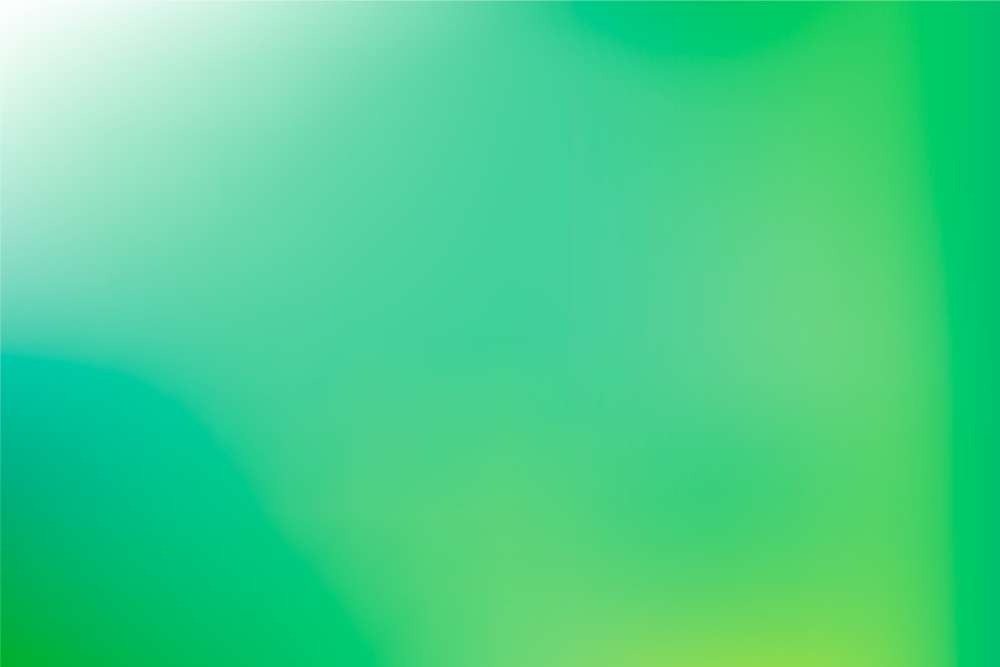
#> input picture bg_main.jpg, 3000 x 2000 px, found by its file name (shown at 1/3 size); its folder holds only this picture in this run
$ python -i 8testing.py   (imports and definitions only)
#> lines starting #> are read from the running program, lines starting #| are printed output that depends on the picture
from tkinter import *
from PIL import Image, ImageTk, ImageDraw, ImageFont
import RPi.GPIO as GPIO
import time
import sys
import signal
import random
import qrcode
from datetime import datetime

# ================= KONFIGURASI GPIO =================
BUTTON_PIN1 = 27 #botol
BUTTON_PIN2 = 22 #tutup botol
OUTPUT_PIN  = 6  #output ke arduino
START_PIN = 5 #button mulai

# [7 lines not run here, left out]

# ================= KONFIGURASI TAMPILAN =================
BG_MAIN_PATH  = "/home/aria/Desktop/atmsampah-v1-irsensor-2026/bg_main.jpg"
BG_FRAME_PATH = "/home/aria/Desktop/atmsampah-v1-irsensor-2026/bg_frame.jpg"
SAVE_PATH     = "/home/aria/Desktop/atmsampah-v1-irsensor-2026/saveData.txt"

WINDOW_W = 1024
WINDOW_H = 600

# Karena tidak ada lagi lookup barcode produk, nilai poin per botol dibuat tetap.
POIN_PER_BOTOL = 50

last_state = None
start_busy = False

bottle = 0
saldo  = 0
trxId  = None


# [6 lines left out: function signal_handler, not called in this run]


# [1 line not run here, left out]


def getPixelColor(img, x, y):
    r, g, b = img.getpixel((x, y))[:3]
    return f"#{r:02x}{g:02x}{b:02x}"


def getLuminance(img, x, y):
    r, g, b = img.getpixel((x, y))[:3]
    return 0.299 * r + 0.587 * g + 0.114 * b


# [39 lines left out: function makeBtn, not called in this run]


def mainPage():
    global root, timeStamp, dateStamp
    global saldoLabel, trxIdLabel, jumlahLabel, statusLabel
    global sensor1Label, sensor2Label

    root = Tk()
    # bukan layan full screen
    #root.geometry(f"{WINDOW_W}x{WINDOW_H}")
    # layar fullscreen
    root.attributes('-zoomed', True)
    root.resizable(False, False)
    root.title("ATM Sampah - PilahSampah")
    root.config(bg="white")
    root.update()

    font_large = ImageFont.load_default()

    # === BACKGROUND MAIN ===
    bg_main_img = None
    try:
        bg_main_img = Image.open(BG_MAIN_PATH)
#> bg_main_img is the input picture: PIL image 3000x2000 RGB; mean R, G, B 72.7, 209.2, 140.3
        bg_main_img = bg_main_img.resize((WINDOW_W, WINDOW_H), Image.LANCZOS)
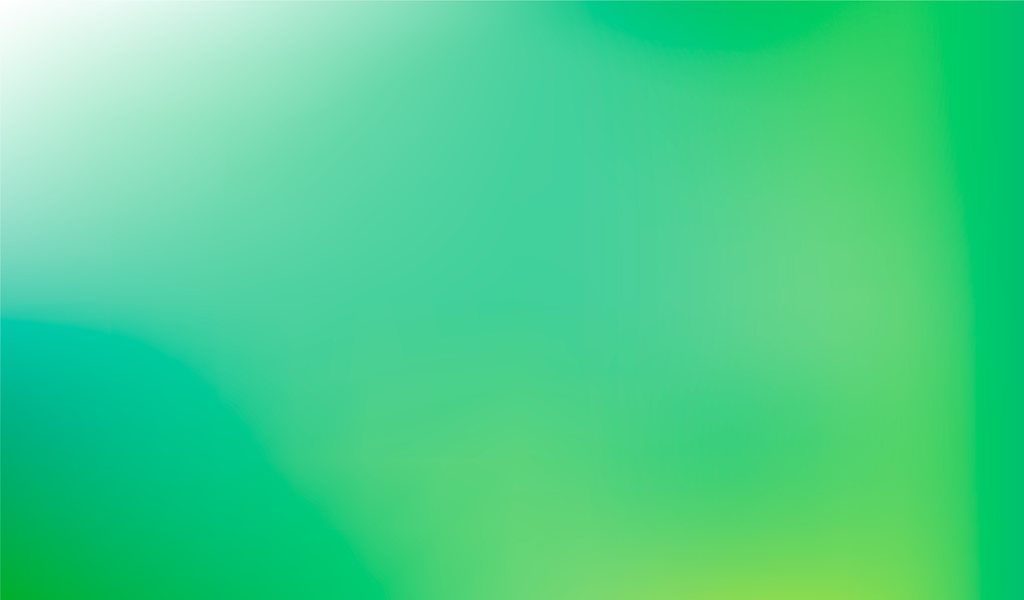
#> bg_main_img: PIL image 1024x600 RGB; mean R, G, B 72.7, 209.2, 140.3
        draw_main = ImageDraw.Draw(bg_main_img)
        title_text = "PILAHSAMPAH"
        bbox = draw_main.textbbox((0, 0), title_text, font=font_large)
#> bbox = (0, 2, 70, 10)
        tw, th = bbox[2] - bbox[0], bbox[3] - bbox[1]
#> tw = 70; th = 8
        tx = (WINDOW_W - tw) // 2
#> tx = 477
        ty = int(WINDOW_H * 0.075) - th // 2
#> ty = 41
        lum = getLuminance(bg_main_img, WINDOW_W // 2, int(WINDOW_H * 0.075))
#> in getLuminance, `r, g, b = img.getpixel((x, y))[:3]`: r = 76; g = 210; b = 159
#> lum = 164.1
        draw_main.text((tx, ty), title_text, font=font_large, fill="black" if lum > 128 else "white")
        bg_main_tk = ImageTk.PhotoImage(bg_main_img)
        bg_main_label = Label(root, image=bg_main_tk)
        bg_main_label.image = bg_main_tk
        bg_main_label.place(x=0, y=0, relwidth=1, relheight=1)
    except Exception as e:
        print(f"[BG] Gagal load {BG_MAIN_PATH}: {e}")
        root.config(bg="#dddddd")

    # === MAIN FRAME ===
    mainFrame = Frame(root, bd=10, highlightbackground="green", highlightthickness=5)
    mainFrame.place(relx=0.025, rely=0.15, relwidth=0.95, relheight=0.82)
    root.update()
    frame_w = mainFrame.winfo_width()
    frame_h = mainFrame.winfo_height()

    # === BACKGROUND FRAME ===
    bg_frame_img = None
    try:
        bg_frame_img = Image.open(BG_FRAME_PATH)
        bg_frame_img = bg_frame_img.resize((frame_w, frame_h), Image.LANCZOS)
        bg_frame_tk = ImageTk.PhotoImage(bg_frame_img)
        bg_frame_label = Label(mainFrame, image=bg_frame_tk, bd=0, highlightthickness=0)
        bg_frame_label.image = bg_frame_tk
        bg_frame_label.place(x=0, y=0, relwidth=1, relheight=1)
    except Exception as e:
        print(f"[BG] Gagal load {BG_FRAME_PATH}: {e}")
        mainFrame.config(bg="white")

    # === STAMP kiri atas (waktu & tanggal) ===
    if bg_frame_img:
        stamp_bg = getPixelColor(bg_frame_img, 30, 30)
        lum_s = getLuminance(bg_frame_img, 30, 30)
    else:
        stamp_bg = "#333333"
        lum_s = 0
    stamp_fg = "black" if lum_s > 128 else "white"
    stampFrame = Frame(mainFrame, bg=stamp_bg, bd=0)
    stampFrame.place(x=10, y=8)
    Label(stampFrame, text="Waktu  ", font=("Helvetica", 10, "bold"), bg=stamp_bg, fg=stamp_fg).grid(
        row=0, column=0, sticky="w", padx=(5, 0), pady=(3, 0))
    Label(stampFrame, text="Tanggal", font=("Helvetica", 10, "bold"), bg=stamp_bg, fg=stamp_fg).grid(
        row=1, column=0, sticky="w", padx=(5, 0), pady=(0, 3))
    timeStamp = Label(stampFrame, text="00:00:00", font=("Helvetica", 10, "bold"), bg=stamp_bg, fg=stamp_fg)
    timeStamp.grid(row=0, column=1, padx=(5, 5), pady=(3, 0))
    dateStamp = Label(stampFrame, text="dd/mm/yy", font=("Helvetica", 10, "bold"), bg=stamp_bg, fg=stamp_fg)
    dateStamp.grid(row=1, column=1, padx=(5, 5), pady=(0, 3))

    # === UKURAN & POSISI CARD ===
#> (the run stopped early here; a loop or call above may not have finished)
